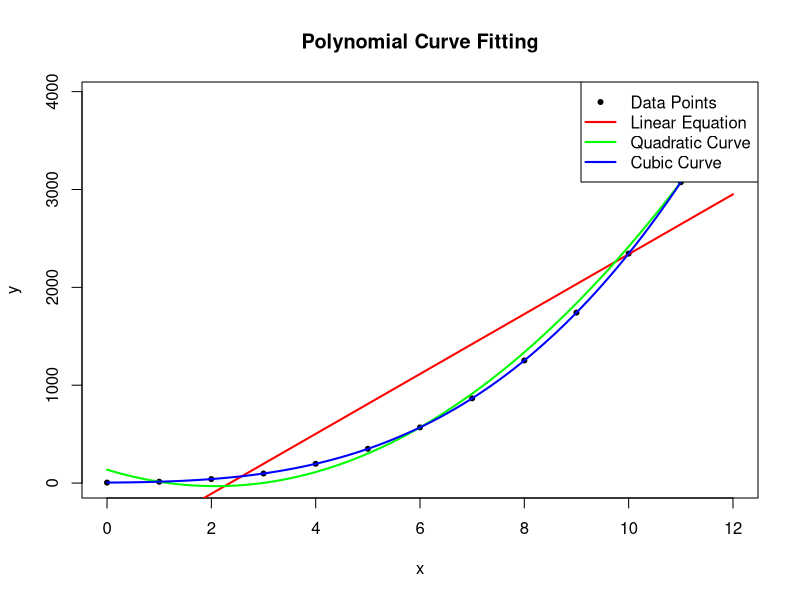

This chart was generated by the following R code:
# Load required libraries
library(readr)
library(ggplot2)
library(R6)

CurveFitting <- R6Class("CurveFitting",

  public = list(
    xs  = NULL, ys  = NULL,
    lm1 = NULL, lm2 = NULL, lm3 = NULL,
    xp  = NULL, yp1 = NULL, yp2 = NULL, yp3 = NULL,

    initialize = function(xs, ys) {
      self$xs <- xs
      self$ys <- ys
    },

    generate_regressions = function() {
      # Keep the variable name for data frame
      x_values <- self$xs
    
      # Independent x values.
      self$xp <- seq(
        min(x_values), max(x_values),
        length.out = 100)

      # Generate values for the linear regression
      self$lm1 <- lm(self$ys ~
        poly(x_values, 1, raw = TRUE))
      self$yp1 <- predict(self$lm1,
        newdata = data.frame(x_values = self$xp))

      # Generate values for the quadratic regression
      self$lm2 <- lm(self$ys ~
        poly(x_values, 2, raw = TRUE))
      self$yp2 <- predict(self$lm2,
        newdata = data.frame(x_values = self$xp))

      # Generate values for the cubic regression
      self$lm3 <- lm(self$ys ~
        poly(x_values, 3, raw = TRUE))
      self$yp3 <- predict(self$lm3,
        newdata = data.frame(x_values = self$xp))
    },

    show_coeff = function(order, lm_model) {
      # Define a named vector
      # to map order numbers to curve types
      coeff_text <- c(
        "(a, b)" = 1, "(a, b, c)" = 2,
        "(a, b, c, d)" = 3)
      order_text <- c(
        "Linear" = 1, "Quadratic" = 2, "Cubic" = 3)

      # Print the curve type
      cat(paste("Using lm_model :",
        names(order_text)[order], "\n"))

      # Coefficients
      coefficients <- coef(lm_model)

      # Reverse order to match output
      coefficients <- coefficients[
        length(coefficients):1]

      # Print coefficients
      cat("Coefficients ",
        names(coeff_text)[order], ":\n\t",
        coefficients, "\n")
    },

    show_coeffs = function() {
      self$show_coeff(1, self$lm1)
      self$show_coeff(2, self$lm2)
      self$show_coeff(3, self$lm3)
    },

    create_plot = function() {
      # Open PNG graphics device
      png("19-lm-merge-alt.png",
        width = 800, height = 400)

      # Plot data points
      plot(self$xs, self$ys,
        col = "black", pch = 20,
        xlab = "x", ylab = "y",
        main = "Polynomial Curve Fitting")

      # Plot regression lines
      lines(self$xp, self$yp1, col = "red", lwd = 2)
      lines(self$xp, self$yp2, col = "green", lwd = 2)
      lines(self$xp, self$yp3, col = "blue", lwd = 2)

      # Add legend
      legend("topright",
         legend = c("Data Points", "Linear Equation",
                    "Quadratic Curve", "Cubic Curve"),
         col = c("black", "red", "green", "blue"),
         pch = c(20, NA, NA, NA), lwd = c(NA, 2, 2, 2))
    }
  )
)

# Read data from CSV file
series <- read_csv("series.csv", show_col_types = FALSE)

# Create CurveFitting object
# Perform linear regression, display, and plot
curve_fitting <- CurveFitting$new(series$xs, series$ys3)
curve_fitting$generate_regressions()
curve_fitting$show_coeffs()
curve_fitting$create_plot()
